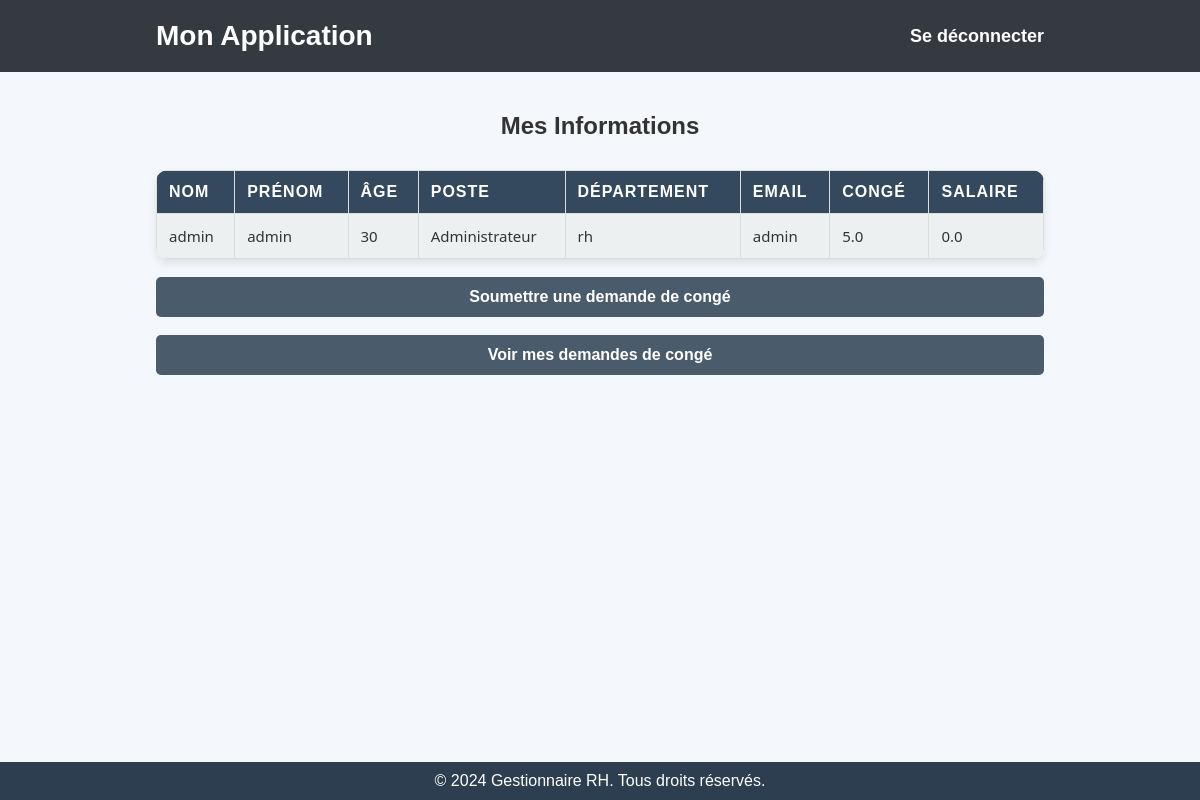
The app's page /employe_info (signed in), older data.
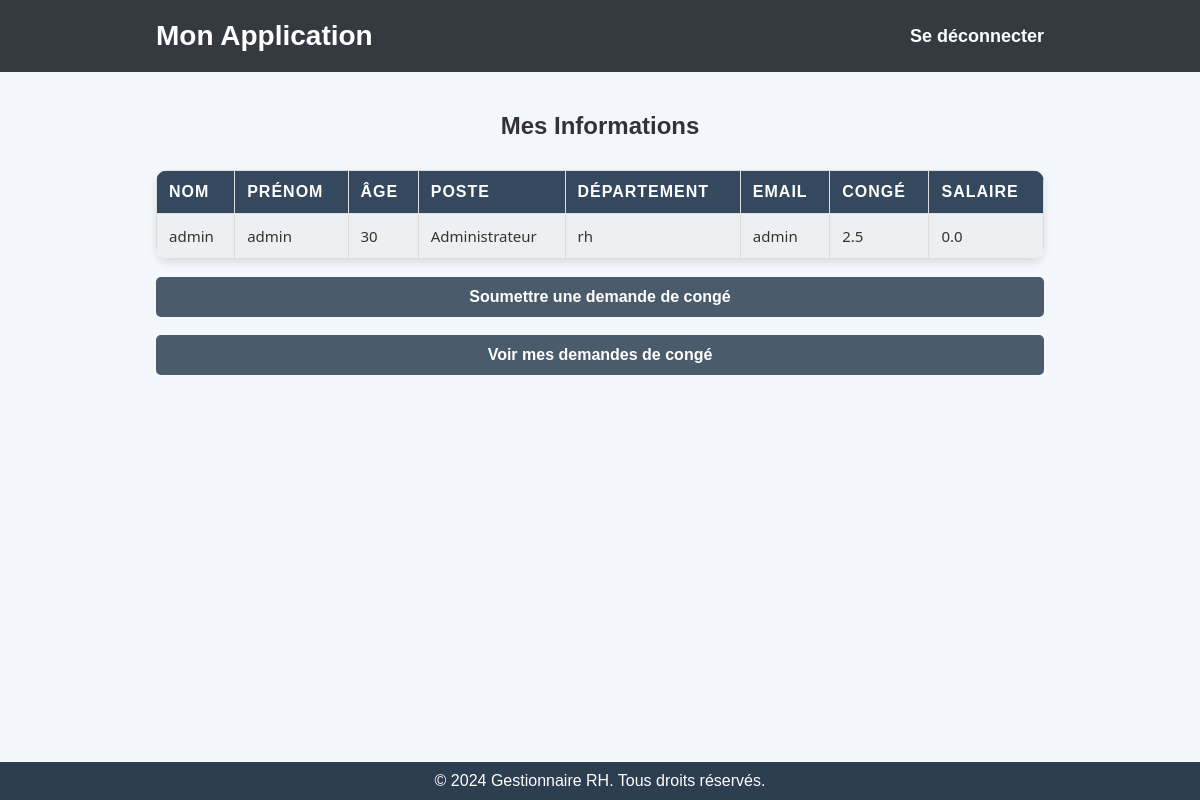
The same page, newer data.
### tables this page shows
CREATE TABLE users(
                    id INTEGER PRIMARY KEY AUTOINCREMENT,
                    nom TEXT , 
                    prenom TEXT, 
                    age INT , 
                    poste TEXT,
                    departement TEXT, 
                    email type UNIQUE, 
                    mot_de_passe TEXT,
                    conge FLOAT,
                    salaire FLOAT,
                    dernier_mois_maj TEXT,
                    role TEXT);

### app.py (the view)
@app.route("/employe_info")
def voir_mes_info():
    if 'email' not in session:
        return redirect(url_for('login'))  # Rediriger si non connecté
    email = session['email']
    connexion = connect_db()
    curseur = connexion.cursor()
    curseur.execute("""
        SELECT nom, prenom, age, poste, departement, email, conge, salaire FROM users WHERE email = ?
    """, (email,))
    resultats = curseur.fetchall()
    connexion.close()
    return render_template("employe_info.html", resultats=resultats)

### db_setup.py (called while the page is built)
def connect_db():
    connexion = sqlite3.connect("rh_data.db")
    connexion.row_factory = sqlite3.Row  # Pour permettre l'accès par nom aux colonnes
    return connexion

### templates/employe_info.html (shortened to what this page needs)
<!DOCTYPE html>
<html lang="fr">
<head>
    <link rel="stylesheet" href="{{ url_for('static', filename='styles.css') }}">
</head>
<body>
    <header>
        <div class="container">
            <div class="logo">
                <h1>Mon Application</h1>
            </div>
            <nav>
                <ul>
                    <li><a href="{{ url_for('logout') }}">Se déconnecter</a></li>
                </ul>
            </nav>
        </div>
    </header>
    <main>
        <div class="container">
            <h2>Mes Informations</h2>
            <table>
                <thead>
                    <tr>
                        <th>Nom</th>
                        <th>Prénom</th>
                        <th>Âge</th>
                        <th>Poste</th>
                        <th>Département</th>
                        <th>Email</th>
                        <th>Congé</th>
                        <th>Salaire</th>
                    </tr>
                </thead>
                <tbody>
                    {% for row in resultats %}
                    <tr>
                        <td>{{ row[0] }}</td>
                        <td>{{ row[1] }}</td>
                        <td>{{ row[2] }}</td>
                        <td>{{ row[3] }}</td>
                        <td>{{ row[4] }}</td>
                        <td>{{ row[5] }}</td>
                        <td>{{ row[6] }}</td>
                        <td>{{ row[7] }}</td>
                    </tr>
                    {% endfor %}
                </tbody>
            </table>
            <div class="actions">
                <br>
                <a href="{{ url_for('soumettre_demande_conge') }}" class="btn-link">Soumettre une demande de congé</a>
                <br>
                <br>
                <a href="{{ url_for('voir_suivi_demandes_conges') }}" class="btn-link">Voir mes demandes de congé</a>
            </div>
        </div>
    </main>
    <footer>
        <p>&copy; 2024 Gestionnaire RH. Tous droits réservés.</p>
    </footer>
</body>
</html>

### static/styles.css (style rules this page uses)
* { margin: 0; padding: 0; box-sizing: border-box; }
body { font-family: 'Arial', sans-serif; background-color: #f4f4f9; color: #333; }
header { background-color: #2c3e50; color: white; padding: 10px 0; }
.container { width: 90%; max-width: 1200px; margin: 0 auto; padding: 0 20px; }
.logo h1 { font-size: 28px; margin: 0; color: white }
nav ul { list-style-type: none; padding: 0; display: flex; justify-content: flex-end; }
nav ul li { margin-left: 20px; }
nav ul li a { text-decoration: none; color: white; font-size: 18px; }
main { padding: 20px 0; }
h2 { color: #2c3e50; margin-bottom: 20px; }
table { width: 100%; border-collapse: collapse; margin-top: 20px; }
table th, table td { padding: 12px; text-align: left; border: 1px solid #ddd; }
table th { background-color: #34495e; color: white; }
table td { background-color: #ecf0f1; }
footer { background-color: #2c3e50; color: white; text-align: center; padding: 10px; position: fixed; width: 100%; bottom: 0; }
.logo h1 { font-size: 28px; margin: 0; }
body { font-family: 'Arial', sans-serif; background-color: #f4f7fc; color: #333; margin: 0; padding: 0; }
h1, h2 { color: #333; text-align: center; }
a { text-decoration: none; color: #007BFF; }
header { background-color: #343a40; color: white; padding: 20px; }
header .container { display: flex; justify-content: space-between; align-items: center; }
header nav ul { list-style: none; margin: 0; padding: 0; display: flex; }
header nav ul li { margin-left: 20px; }
header nav ul li a { color: white; font-weight: bold; }
main { margin: 20px; }
.container { width: 80%; margin: 0 auto; }
table { width: 100%; border-collapse: collapse; margin-top: 30px; }
th, td { padding: 10px; text-align: left; border-bottom: 1px solid #ddd; }
th { background-color: #343a40; color: white; }
td { vertical-align: middle; }
.btn-link { display: inline-block; padding: 10px 20px; color: white; width: 100%; background-color: #4a5b6b; font-size: 16px; font-weight: bold; text-decoration: none; border-radius: 5px; text-align: center; transition: background-color 0.3s ease, transform 0.3s ease; cursor: pointer; border: 1px solid transparent; }
table { width: 100%; border-collapse: collapse; margin-top: 30px; background-color: #fff; border-radius: 12px; overflow: hidden; box-shadow: 0 4px 8px rgba(0, 0, 0, 0.1); transition: transform 0.3s ease-in-out; }
th, td { padding: 20px 25px; text-align: left; font-size: 16px; color: #333; transition: all 0.3s ease-in-out; }
th { background-color: #34495e; color: #fff; font-weight: bold; text-transform: uppercase; letter-spacing: 1px; }
tr:nth-child(odd) { background-color: #f9f9f9; }
td { font-size: 15px; font-family: 'Segoe UI', Tahoma, Geneva, Verdana, sans-serif; }

Row changes from the older to the newer data that the page shows:
changed users "admin": conge "5.0" → "2.5"
